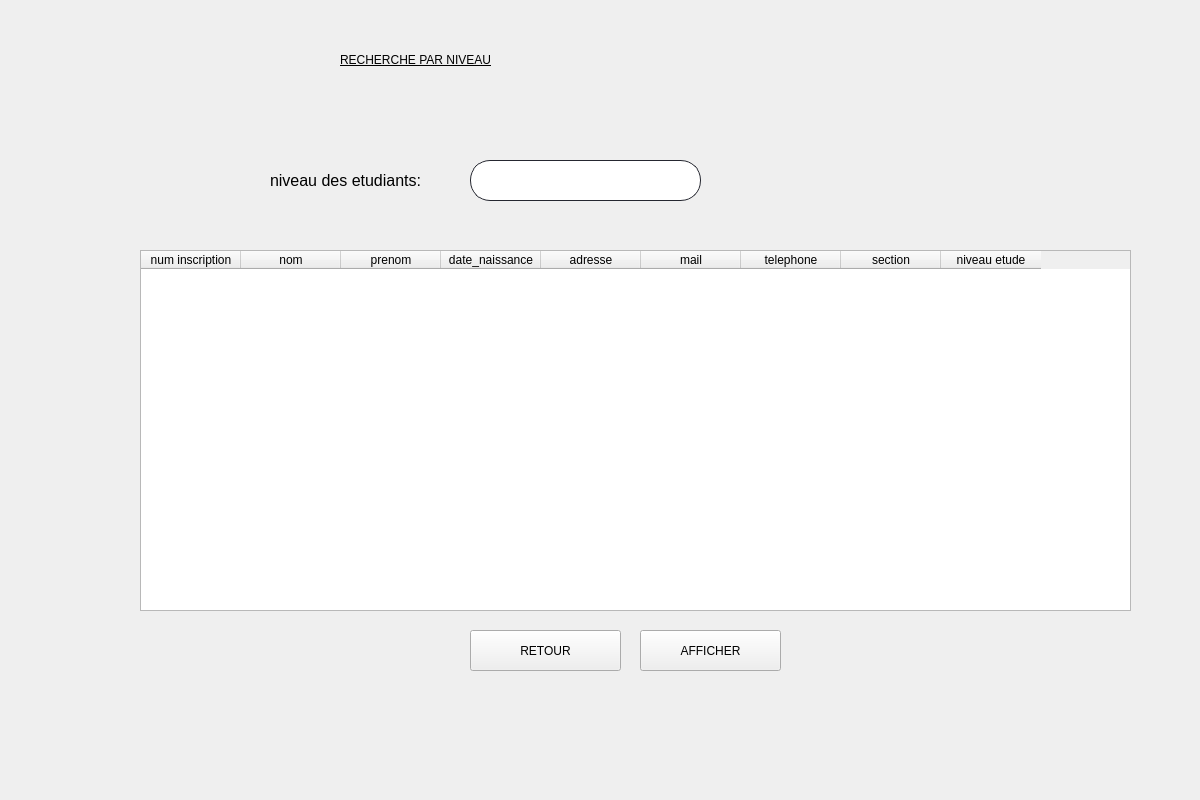
<?xml version="1.0" encoding="UTF-8"?>
<ui version="4.0">
 <class>Form</class>
 <widget class="QWidget" name="Form">
  <property name="geometry">
   <rect>
    <x>0</x>
    <y>0</y>
    <width>1200</width>
    <height>800</height>
   </rect>
  </property>
  <property name="windowTitle">
   <string>Form</string>
  </property>
  <widget class="QLineEdit" name="niveau">
   <property name="geometry">
    <rect>
     <x>470</x>
     <y>160</y>
     <width>231</width>
     <height>41</height>
    </rect>
   </property>
   <property name="styleSheet">
    <string notr="true">QLineEdit {
border: 1px solid rgb(37,39,48);
border-radius: 20px;
padding-left:20px;
padding-right:20px;
}
QLineEdit:hover{
	border: 2px solid rgb(222, 221, 218)
}
QLineEdit:focus{
	border: 2px solid rgb(154, 208, 236)
}</string>
   </property>
  </widget>
  <widget class="QLabel" name="num_inscription4">
   <property name="geometry">
    <rect>
     <x>270</x>
     <y>140</y>
     <width>201</width>
     <height>81</height>
    </rect>
   </property>
   <property name="styleSheet">
    <string notr="true"/>
   </property>
   <property name="text">
    <string>&lt;html&gt;&lt;head/&gt;&lt;body&gt;&lt;p&gt;&lt;span style=&quot; font-size:12pt; color:#000000;&quot;&gt;niveau des etudiants:&lt;/span&gt;&lt;/p&gt;&lt;/body&gt;&lt;/html&gt;</string>
   </property>
  </widget>
  <widget class="QPushButton" name="afficher">
   <property name="geometry">
    <rect>
     <x>640</x>
     <y>630</y>
     <width>141</width>
     <height>41</height>
    </rect>
   </property>
   <property name="styleSheet">
    <string notr="true">font: 12pt &quot;MS Shell Dlg 2&quot;;</string>
   </property>
   <property name="text">
    <string>AFFICHER</string>
   </property>
  </widget>
  <widget class="QLabel" name="label">
   <property name="geometry">
    <rect>
     <x>340</x>
     <y>20</y>
     <width>551</width>
     <height>81</height>
    </rect>
   </property>
   <property name="styleSheet">
    <string notr="true">font: 63 18pt &quot;Open Sans Semibold&quot;;</string>
   </property>
   <property name="text">
    <string>&lt;html&gt;&lt;head/&gt;&lt;body&gt;&lt;p&gt;&lt;span style=&quot; text-decoration: underline; color:#000000;&quot;&gt;RECHERCHE PAR NIVEAU&lt;/span&gt;&lt;/p&gt;&lt;/body&gt;&lt;/html&gt;</string>
   </property>
  </widget>
  <widget class="QPushButton" name="ok">
   <property name="geometry">
    <rect>
     <x>470</x>
     <y>630</y>
     <width>151</width>
     <height>41</height>
    </rect>
   </property>
   <property name="styleSheet">
    <string notr="true">font: 12pt &quot;MS Shell Dlg 2&quot;;</string>
   </property>
   <property name="text">
    <string>RETOUR</string>
   </property>
  </widget>
  <widget class="QLabel" name="niveau_2">
   <property name="geometry">
    <rect>
     <x>470</x>
     <y>200</y>
     <width>221</width>
     <height>21</height>
    </rect>
   </property>
   <property name="text">
    <string/>
   </property>
  </widget>
  <widget class="QTableWidget" name="tableWidget">
   <property name="geometry">
    <rect>
     <x>140</x>
     <y>250</y>
     <width>991</width>
     <height>361</height>
    </rect>
   </property>
   <property name="styleSheet">
    <string notr="true"/>
   </property>
   <column>
    <property name="text">
     <string>num inscription</string>
    </property>
   </column>
   <column>
    <property name="text">
     <string>nom</string>
    </property>
   </column>
   <column>
    <property name="text">
     <string>prenom</string>
    </property>
   </column>
   <column>
    <property name="text">
     <string>date_naissance</string>
    </property>
   </column>
   <column>
    <property name="text">
     <string>adresse</string>
    </property>
   </column>
   <column>
    <property name="text">
     <string>mail</string>
    </property>
   </column>
   <column>
    <property name="text">
     <string>telephone</string>
    </property>
   </column>
   <column>
    <property name="text">
     <string>section</string>
    </property>
   </column>
   <column>
    <property name="text">
     <string>niveau etude</string>
    </property>
   </column>
  </widget>
  <widget class="QLabel" name="label_2">
   <property name="geometry">
    <rect>
     <x>-290</x>
     <y>-30</y>
     <width>1551</width>
     <height>891</height>
    </rect>
   </property>
   <property name="text">
    <string/>
   </property>
   <property name="pixmap">
    <pixmap>n1mtIpU.jpg</pixmap>
   </property>
   <property name="scaledContents">
    <bool>true</bool>
   </property>
  </widget>
  <widget class="QLabel" name="label_10">
   <property name="geometry">
    <rect>
     <x>1040</x>
     <y>30</y>
     <width>131</width>
     <height>141</height>
    </rect>
   </property>
   <property name="text">
    <string/>
   </property>
   <property name="pixmap">
    <pixmap>output-onlinepngtools.png</pixmap>
   </property>
   <property name="scaledContents">
    <bool>true</bool>
   </property>
  </widget>
  <zorder>label_2</zorder>
  <zorder>niveau</zorder>
  <zorder>num_inscription4</zorder>
  <zorder>afficher</zorder>
  <zorder>label</zorder>
  <zorder>ok</zorder>
  <zorder>niveau_2</zorder>
  <zorder>tableWidget</zorder>
  <zorder>label_10</zorder>
 </widget>
 <resources/>
 <connections/>
</ui>
